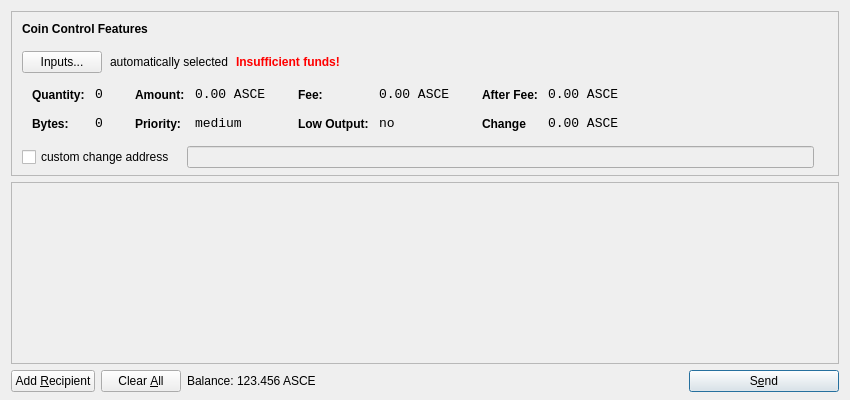
<?xml version="1.0" encoding="UTF-8"?>
<ui version="4.0">
 <class>SendCoinsDialog</class>
 <widget class="QDialog" name="SendCoinsDialog">
  <property name="geometry">
   <rect>
    <x>0</x>
    <y>0</y>
    <width>850</width>
    <height>400</height>
   </rect>
  </property>
  <property name="windowTitle">
   <string>Send Coins</string>
  </property>
  <layout class="QVBoxLayout" name="verticalLayout" stretch="0,1,0">
   <property name="bottomMargin">
    <number>8</number>
   </property>
   <item>
    <widget class="QFrame" name="frameCoinControl">
     <property name="sizePolicy">
      <sizepolicy hsizetype="Expanding" vsizetype="Expanding">
       <horstretch>0</horstretch>
       <verstretch>0</verstretch>
      </sizepolicy>
     </property>
     <property name="maximumSize">
      <size>
       <width>16777215</width>
       <height>16777215</height>
      </size>
     </property>
     <property name="frameShape">
      <enum>QFrame::StyledPanel</enum>
     </property>
     <property name="frameShadow">
      <enum>QFrame::Sunken</enum>
     </property>
     <layout class="QVBoxLayout" name="verticalLayoutCoinControl2">
      <property name="spacing">
       <number>6</number>
      </property>
      <property name="leftMargin">
       <number>0</number>
      </property>
      <property name="topMargin">
       <number>0</number>
      </property>
      <property name="rightMargin">
       <number>0</number>
      </property>
      <property name="bottomMargin">
       <number>6</number>
      </property>
      <item>
       <layout class="QVBoxLayout" name="verticalLayoutCoinControl" stretch="0,0,0,0,1">
        <property name="spacing">
         <number>0</number>
        </property>
        <property name="leftMargin">
         <number>10</number>
        </property>
        <property name="topMargin">
         <number>10</number>
        </property>
        <item>
         <layout class="QHBoxLayout" name="horizontalLayoutCoinControl1">
          <property name="bottomMargin">
           <number>15</number>
          </property>
          <item>
           <widget class="QLabel" name="labelCoinControlFeatures">
            <property name="sizePolicy">
             <sizepolicy hsizetype="Preferred" vsizetype="Maximum">
              <horstretch>0</horstretch>
              <verstretch>0</verstretch>
             </sizepolicy>
            </property>
            <property name="font">
             <font>
              <weight>75</weight>
              <bold>true</bold>
             </font>
            </property>
            <property name="styleSheet">
             <string notr="true">font-weight:bold;</string>
            </property>
            <property name="text">
             <string>Coin Control Features</string>
            </property>
           </widget>
          </item>
         </layout>
        </item>
        <item>
         <layout class="QHBoxLayout" name="horizontalLayoutCoinControl2" stretch="0,0,0,0">
          <property name="spacing">
           <number>8</number>
          </property>
          <property name="bottomMargin">
           <number>10</number>
          </property>
          <item>
           <widget class="QPushButton" name="pushButtonCoinControl">
            <property name="styleSheet">
             <string notr="true"/>
            </property>
            <property name="text">
             <string>Inputs...</string>
            </property>
           </widget>
          </item>
          <item>
           <widget class="QLabel" name="labelCoinControlAutomaticallySelected">
            <property name="text">
             <string>automatically selected</string>
            </property>
            <property name="margin">
             <number>5</number>
            </property>
           </widget>
          </item>
          <item>
           <widget class="QLabel" name="labelCoinControlInsuffFunds">
            <property name="font">
             <font>
              <weight>75</weight>
              <bold>true</bold>
             </font>
            </property>
            <property name="styleSheet">
             <string notr="true">color:red;font-weight:bold;</string>
            </property>
            <property name="text">
             <string>Insufficient funds!</string>
            </property>
            <property name="margin">
             <number>5</number>
            </property>
           </widget>
          </item>
          <item>
           <spacer name="horizontalSpacerCoinControl">
            <property name="orientation">
             <enum>Qt::Horizontal</enum>
            </property>
            <property name="sizeHint" stdset="0">
             <size>
              <width>40</width>
              <height>1</height>
             </size>
            </property>
           </spacer>
          </item>
         </layout>
        </item>
        <item>
         <widget class="QWidget" name="widgetCoinControl" native="true">
          <property name="sizePolicy">
           <sizepolicy hsizetype="Preferred" vsizetype="Preferred">
            <horstretch>0</horstretch>
            <verstretch>0</verstretch>
           </sizepolicy>
          </property>
          <property name="minimumSize">
           <size>
            <width>0</width>
            <height>0</height>
           </size>
          </property>
          <property name="styleSheet">
           <string notr="true"/>
          </property>
          <layout class="QHBoxLayout" name="horizontalLayoutCoinControl5">
           <property name="leftMargin">
            <number>0</number>
           </property>
           <property name="topMargin">
            <number>0</number>
           </property>
           <property name="rightMargin">
            <number>0</number>
           </property>
           <property name="bottomMargin">
            <number>0</number>
           </property>
           <item>
            <layout class="QHBoxLayout" name="horizontalLayoutCoinControl3" stretch="0,0,0,1">
             <property name="spacing">
              <number>20</number>
             </property>
             <property name="topMargin">
              <number>0</number>
             </property>
             <property name="bottomMargin">
              <number>10</number>
             </property>
             <item>
              <layout class="QFormLayout" name="formLayoutCoinControl1">
               <property name="horizontalSpacing">
                <number>10</number>
               </property>
               <property name="verticalSpacing">
                <number>14</number>
               </property>
               <property name="leftMargin">
                <number>10</number>
               </property>
               <property name="topMargin">
                <number>4</number>
               </property>
               <property name="rightMargin">
                <number>6</number>
               </property>
               <item row="0" column="0">
                <widget class="QLabel" name="labelCoinControlQuantityText">
                 <property name="styleSheet">
                  <string notr="true">font-weight:bold;</string>
                 </property>
                 <property name="text">
                  <string>Quantity:</string>
                 </property>
                 <property name="margin">
                  <number>0</number>
                 </property>
                </widget>
               </item>
               <item row="0" column="1">
                <widget class="QLabel" name="labelCoinControlQuantity">
                 <property name="font">
                  <font>
                   <family>Monospace</family>
                   <pointsize>10</pointsize>
                  </font>
                 </property>
                 <property name="cursor">
                  <cursorShape>IBeamCursor</cursorShape>
                 </property>
                 <property name="contextMenuPolicy">
                  <enum>Qt::ActionsContextMenu</enum>
                 </property>
                 <property name="text">
                  <string>0</string>
                 </property>
                 <property name="margin">
                  <number>0</number>
                 </property>
                 <property name="textInteractionFlags">
                  <set>Qt::LinksAccessibleByMouse|Qt::TextSelectableByKeyboard|Qt::TextSelectableByMouse</set>
                 </property>
                </widget>
               </item>
               <item row="1" column="0">
                <widget class="QLabel" name="labelCoinControlBytesText">
                 <property name="styleSheet">
                  <string notr="true">font-weight:bold;</string>
                 </property>
                 <property name="text">
                  <string>Bytes:</string>
                 </property>
                </widget>
               </item>
               <item row="1" column="1">
                <widget class="QLabel" name="labelCoinControlBytes">
                 <property name="font">
                  <font>
                   <family>Monospace</family>
                   <pointsize>10</pointsize>
                  </font>
                 </property>
                 <property name="cursor">
                  <cursorShape>IBeamCursor</cursorShape>
                 </property>
                 <property name="contextMenuPolicy">
                  <enum>Qt::ActionsContextMenu</enum>
                 </property>
                 <property name="text">
                  <string>0</string>
                 </property>
                 <property name="textInteractionFlags">
                  <set>Qt::LinksAccessibleByMouse|Qt::TextSelectableByKeyboard|Qt::TextSelectableByMouse</set>
                 </property>
                </widget>
               </item>
              </layout>
             </item>
             <item>
              <layout class="QFormLayout" name="formLayoutCoinControl2">
               <property name="horizontalSpacing">
                <number>10</number>
               </property>
               <property name="verticalSpacing">
                <number>14</number>
               </property>
               <property name="leftMargin">
                <number>6</number>
               </property>
               <property name="topMargin">
                <number>4</number>
               </property>
               <property name="rightMargin">
                <number>6</number>
               </property>
               <item row="0" column="0">
                <widget class="QLabel" name="labelCoinControlAmountText">
                 <property name="styleSheet">
                  <string notr="true">font-weight:bold;</string>
                 </property>
                 <property name="text">
                  <string>Amount:</string>
                 </property>
                 <property name="margin">
                  <number>0</number>
                 </property>
                </widget>
               </item>
               <item row="0" column="1">
                <widget class="QLabel" name="labelCoinControlAmount">
                 <property name="font">
                  <font>
                   <family>Monospace</family>
                   <pointsize>10</pointsize>
                  </font>
                 </property>
                 <property name="cursor">
                  <cursorShape>IBeamCursor</cursorShape>
                 </property>
                 <property name="contextMenuPolicy">
                  <enum>Qt::ActionsContextMenu</enum>
                 </property>
                 <property name="text">
                  <string>0.00 ASCE</string>
                 </property>
                 <property name="textInteractionFlags">
                  <set>Qt::LinksAccessibleByMouse|Qt::TextSelectableByKeyboard|Qt::TextSelectableByMouse</set>
                 </property>
                </widget>
               </item>
               <item row="1" column="0">
                <widget class="QLabel" name="labelCoinControlPriorityText">
                 <property name="styleSheet">
                  <string notr="true">font-weight:bold;</string>
                 </property>
                 <property name="text">
                  <string>Priority:</string>
                 </property>
                </widget>
               </item>
               <item row="1" column="1">
                <widget class="QLabel" name="labelCoinControlPriority">
                 <property name="font">
                  <font>
                   <family>Monospace</family>
                   <pointsize>10</pointsize>
                  </font>
                 </property>
                 <property name="cursor">
                  <cursorShape>IBeamCursor</cursorShape>
                 </property>
                 <property name="contextMenuPolicy">
                  <enum>Qt::ActionsContextMenu</enum>
                 </property>
                 <property name="text">
                  <string>medium</string>
                 </property>
                 <property name="textInteractionFlags">
                  <set>Qt::LinksAccessibleByMouse|Qt::TextSelectableByKeyboard|Qt::TextSelectableByMouse</set>
                 </property>
                </widget>
               </item>
              </layout>
             </item>
             <item>
              <layout class="QFormLayout" name="formLayoutCoinControl3">
               <property name="horizontalSpacing">
                <number>10</number>
               </property>
               <property name="verticalSpacing">
                <number>14</number>
               </property>
               <property name="leftMargin">
                <number>6</number>
               </property>
               <property name="topMargin">
                <number>4</number>
               </property>
               <property name="rightMargin">
                <number>6</number>
               </property>
               <item row="0" column="0">
                <widget class="QLabel" name="labelCoinControlFeeText">
                 <property name="styleSheet">
                  <string notr="true">font-weight:bold;</string>
                 </property>
                 <property name="text">
                  <string>Fee:</string>
                 </property>
                 <property name="margin">
                  <number>0</number>
                 </property>
                </widget>
               </item>
               <item row="0" column="1">
                <widget class="QLabel" name="labelCoinControlFee">
                 <property name="font">
                  <font>
                   <family>Monospace</family>
                   <pointsize>10</pointsize>
                  </font>
                 </property>
                 <property name="cursor">
                  <cursorShape>IBeamCursor</cursorShape>
                 </property>
                 <property name="contextMenuPolicy">
                  <enum>Qt::ActionsContextMenu</enum>
                 </property>
                 <property name="text">
                  <string>0.00 ASCE</string>
                 </property>
                 <property name="textInteractionFlags">
                  <set>Qt::LinksAccessibleByMouse|Qt::TextSelectableByKeyboard|Qt::TextSelectableByMouse</set>
                 </property>
                </widget>
               </item>
               <item row="1" column="0">
                <widget class="QLabel" name="labelCoinControlLowOutputText">
                 <property name="styleSheet">
                  <string notr="true">font-weight:bold;</string>
                 </property>
                 <property name="text">
                  <string>Low Output:</string>
                 </property>
                </widget>
               </item>
               <item row="1" column="1">
                <widget class="QLabel" name="labelCoinControlLowOutput">
                 <property name="font">
                  <font>
                   <family>Monospace</family>
                   <pointsize>10</pointsize>
                  </font>
                 </property>
                 <property name="cursor">
                  <cursorShape>IBeamCursor</cursorShape>
                 </property>
                 <property name="contextMenuPolicy">
                  <enum>Qt::ActionsContextMenu</enum>
                 </property>
                 <property name="text">
                  <string>no</string>
                 </property>
                 <property name="textInteractionFlags">
                  <set>Qt::LinksAccessibleByMouse|Qt::TextSelectableByKeyboard|Qt::TextSelectableByMouse</set>
                 </property>
                </widget>
               </item>
              </layout>
             </item>
             <item>
              <layout class="QFormLayout" name="formLayoutCoinControl4">
               <property name="horizontalSpacing">
                <number>10</number>
               </property>
               <property name="verticalSpacing">
                <number>14</number>
               </property>
               <property name="leftMargin">
                <number>6</number>
               </property>
               <property name="topMargin">
                <number>4</number>
               </property>
               <property name="rightMargin">
                <number>6</number>
               </property>
               <item row="0" column="0">
                <widget class="QLabel" name="labelCoinControlAfterFeeText">
                 <property name="styleSheet">
                  <string notr="true">font-weight:bold;</string>
                 </property>
                 <property name="text">
                  <string>After Fee:</string>
                 </property>
                 <property name="margin">
                  <number>0</number>
                 </property>
                </widget>
               </item>
               <item row="0" column="1">
                <widget class="QLabel" name="labelCoinControlAfterFee">
                 <property name="font">
                  <font>
                   <family>Monospace</family>
                   <pointsize>10</pointsize>
                  </font>
                 </property>
                 <property name="cursor">
                  <cursorShape>IBeamCursor</cursorShape>
                 </property>
                 <property name="contextMenuPolicy">
                  <enum>Qt::ActionsContextMenu</enum>
                 </property>
                 <property name="text">
                  <string>0.00 ASCE</string>
                 </property>
                 <property name="textInteractionFlags">
                  <set>Qt::LinksAccessibleByMouse|Qt::TextSelectableByKeyboard|Qt::TextSelectableByMouse</set>
                 </property>
                </widget>
               </item>
               <item row="1" column="0">
                <widget class="QLabel" name="labelCoinControlChangeText">
                 <property name="styleSheet">
                  <string notr="true">font-weight:bold;</string>
                 </property>
                 <property name="text">
                  <string>Change</string>
                 </property>
                </widget>
               </item>
               <item row="1" column="1">
                <widget class="QLabel" name="labelCoinControlChange">
                 <property name="font">
                  <font>
                   <family>Monospace</family>
                   <pointsize>10</pointsize>
                  </font>
                 </property>
                 <property name="cursor">
                  <cursorShape>IBeamCursor</cursorShape>
                 </property>
                 <property name="contextMenuPolicy">
                  <enum>Qt::ActionsContextMenu</enum>
                 </property>
                 <property name="text">
                  <string>0.00 ASCE</string>
                 </property>
                 <property name="textInteractionFlags">
                  <set>Qt::LinksAccessibleByMouse|Qt::TextSelectableByKeyboard|Qt::TextSelectableByMouse</set>
                 </property>
                </widget>
               </item>
              </layout>
             </item>
            </layout>
           </item>
          </layout>
         </widget>
        </item>
        <item>
         <layout class="QHBoxLayout" name="horizontalLayoutCoinControl4" stretch="0,0,0">
          <property name="spacing">
           <number>12</number>
          </property>
          <property name="sizeConstraint">
           <enum>QLayout::SetDefaultConstraint</enum>
          </property>
          <property name="topMargin">
           <number>5</number>
          </property>
          <property name="rightMargin">
           <number>5</number>
          </property>
          <item>
           <widget class="QCheckBox" name="checkBoxCoinControlChange">
            <property name="text">
             <string>custom change address</string>
            </property>
           </widget>
          </item>
          <item>
           <widget class="QLineEdit" name="lineEditCoinControlChange">
            <property name="enabled">
             <bool>false</bool>
            </property>
            <property name="sizePolicy">
             <sizepolicy hsizetype="Expanding" vsizetype="Fixed">
              <horstretch>0</horstretch>
              <verstretch>0</verstretch>
             </sizepolicy>
            </property>
           </widget>
          </item>
          <item>
           <widget class="QLabel" name="labelCoinControlChangeLabel">
            <property name="sizePolicy">
             <sizepolicy hsizetype="Preferred" vsizetype="Expanding">
              <horstretch>0</horstretch>
              <verstretch>0</verstretch>
             </sizepolicy>
            </property>
            <property name="minimumSize">
             <size>
              <width>0</width>
              <height>0</height>
             </size>
            </property>
            <property name="text">
             <string/>
            </property>
            <property name="margin">
             <number>3</number>
            </property>
           </widget>
          </item>
         </layout>
        </item>
        <item>
         <spacer name="verticalSpacerCoinControl">
          <property name="orientation">
           <enum>Qt::Vertical</enum>
          </property>
          <property name="sizeHint" stdset="0">
           <size>
            <width>800</width>
            <height>1</height>
           </size>
          </property>
         </spacer>
        </item>
       </layout>
      </item>
     </layout>
    </widget>
   </item>
   <item>
    <widget class="QScrollArea" name="scrollArea">
     <property name="widgetResizable">
      <bool>true</bool>
     </property>
     <widget class="QWidget" name="scrollAreaWidgetContents">
      <property name="geometry">
       <rect>
        <x>0</x>
        <y>0</y>
        <width>828</width>
        <height>162</height>
       </rect>
      </property>
      <layout class="QVBoxLayout" name="verticalLayout_2">
       <property name="leftMargin">
        <number>0</number>
       </property>
       <property name="topMargin">
        <number>0</number>
       </property>
       <property name="rightMargin">
        <number>0</number>
       </property>
       <property name="bottomMargin">
        <number>0</number>
       </property>
       <item>
        <layout class="QVBoxLayout" name="entries">
         <property name="spacing">
          <number>6</number>
         </property>
        </layout>
       </item>
       <item>
        <spacer name="verticalSpacer">
         <property name="orientation">
          <enum>Qt::Vertical</enum>
         </property>
         <property name="sizeHint" stdset="0">
          <size>
           <width>20</width>
           <height>40</height>
          </size>
         </property>
        </spacer>
       </item>
      </layout>
     </widget>
    </widget>
   </item>
   <item>
    <layout class="QHBoxLayout" name="horizontalLayout">
     <item>
      <widget class="QPushButton" name="addButton">
       <property name="toolTip">
        <string>Send to multiple recipients at once</string>
       </property>
       <property name="text">
        <string>Add &amp;Recipient</string>
       </property>
       <property name="icon">
        <iconset resource="../bitcoin.qrc">
         <normaloff>:/icons/add</normaloff>:/icons/add</iconset>
       </property>
       <property name="autoDefault">
        <bool>false</bool>
       </property>
      </widget>
     </item>
     <item>
      <widget class="QPushButton" name="clearButton">
       <property name="sizePolicy">
        <sizepolicy hsizetype="Minimum" vsizetype="Fixed">
         <horstretch>0</horstretch>
         <verstretch>0</verstretch>
        </sizepolicy>
       </property>
       <property name="toolTip">
        <string>Remove all transaction fields</string>
       </property>
       <property name="text">
        <string>Clear &amp;All</string>
       </property>
       <property name="icon">
        <iconset resource="../bitcoin.qrc">
         <normaloff>:/icons/remove</normaloff>:/icons/remove</iconset>
       </property>
       <property name="autoRepeatDelay">
        <number>300</number>
       </property>
       <property name="autoDefault">
        <bool>false</bool>
       </property>
      </widget>
     </item>
     <item>
      <layout class="QHBoxLayout" name="horizontalLayout_2">
       <property name="spacing">
        <number>3</number>
       </property>
       <item>
        <widget class="QLabel" name="label">
         <property name="sizePolicy">
          <sizepolicy hsizetype="Preferred" vsizetype="Fixed">
           <horstretch>0</horstretch>
           <verstretch>0</verstretch>
          </sizepolicy>
         </property>
         <property name="text">
          <string>Balance:</string>
         </property>
        </widget>
       </item>
       <item>
        <widget class="QLabel" name="labelBalance">
         <property name="sizePolicy">
          <sizepolicy hsizetype="Preferred" vsizetype="Fixed">
           <horstretch>0</horstretch>
           <verstretch>0</verstretch>
          </sizepolicy>
         </property>
         <property name="cursor">
          <cursorShape>IBeamCursor</cursorShape>
         </property>
         <property name="text">
          <string>123.456 ASCE</string>
         </property>
         <property name="textInteractionFlags">
          <set>Qt::LinksAccessibleByMouse|Qt::TextSelectableByKeyboard|Qt::TextSelectableByMouse</set>
         </property>
        </widget>
       </item>
      </layout>
     </item>
     <item>
      <spacer name="horizontalSpacer">
       <property name="orientation">
        <enum>Qt::Horizontal</enum>
       </property>
       <property name="sizeHint" stdset="0">
        <size>
         <width>40</width>
         <height>20</height>
        </size>
       </property>
      </spacer>
     </item>
     <item>
      <widget class="QPushButton" name="sendButton">
       <property name="minimumSize">
        <size>
         <width>150</width>
         <height>0</height>
        </size>
       </property>
       <property name="toolTip">
        <string>Confirm the send action</string>
       </property>
       <property name="text">
        <string>S&amp;end</string>
       </property>
       <property name="icon">
        <iconset resource="../bitcoin.qrc">
         <normaloff>:/icons/send</normaloff>:/icons/send</iconset>
       </property>
       <property name="default">
        <bool>true</bool>
       </property>
      </widget>
     </item>
    </layout>
   </item>
  </layout>
 </widget>
 <resources>
  <include location="../bitcoin.qrc"/>
 </resources>
 <connections/>
</ui>
